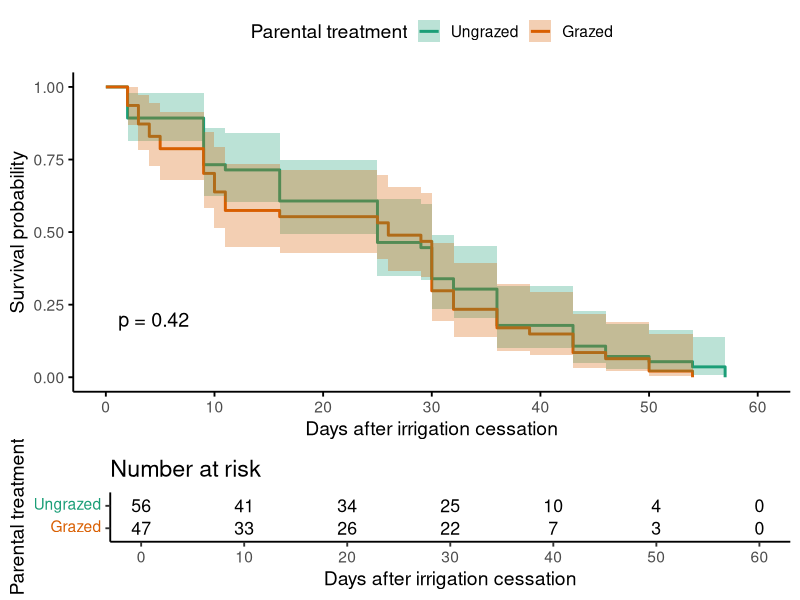
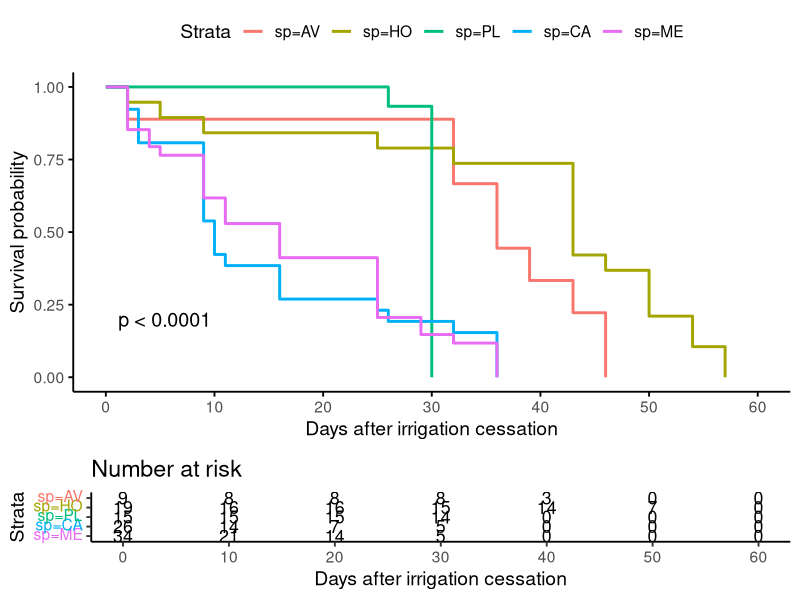
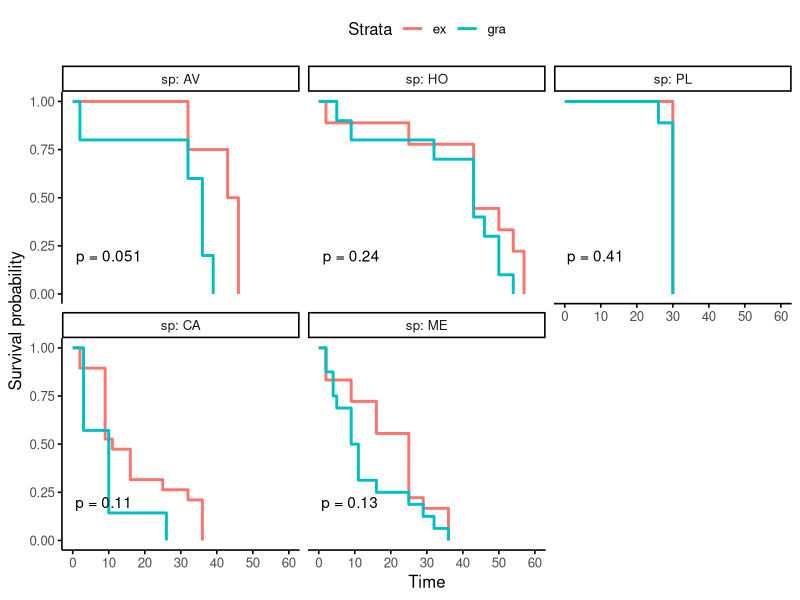
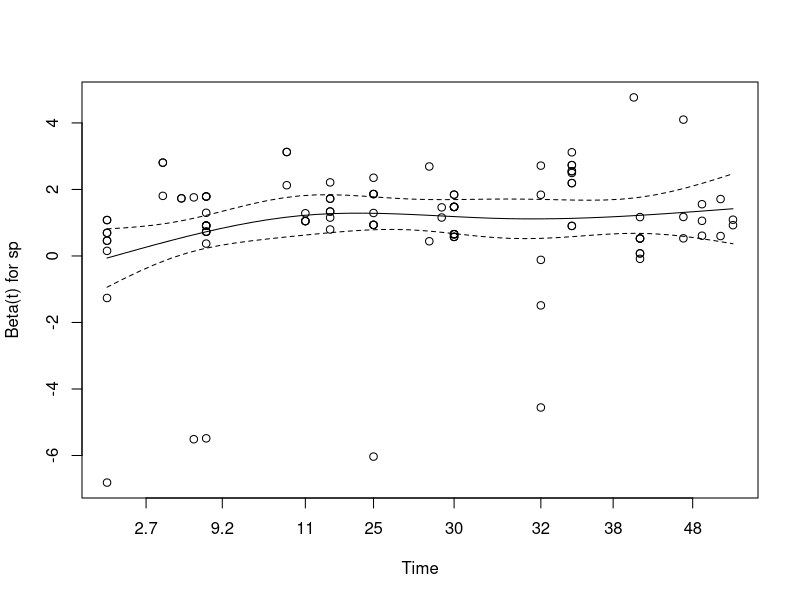
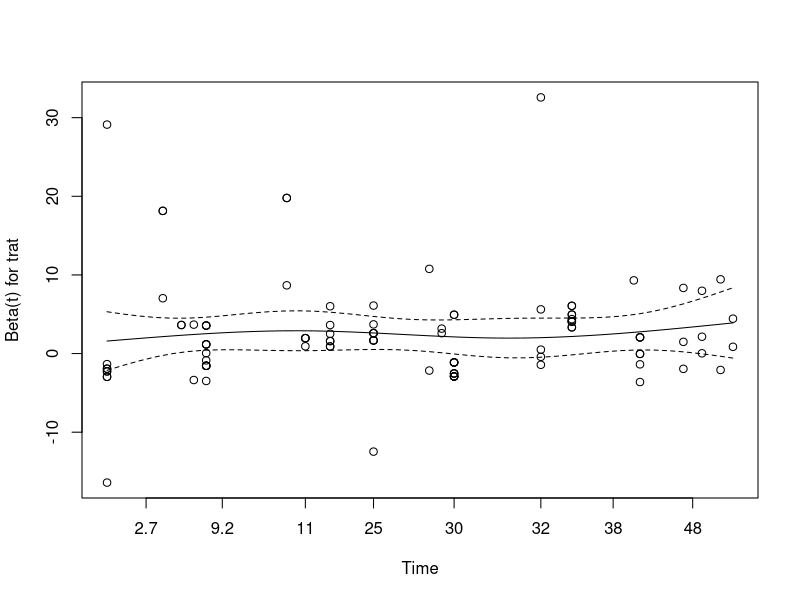
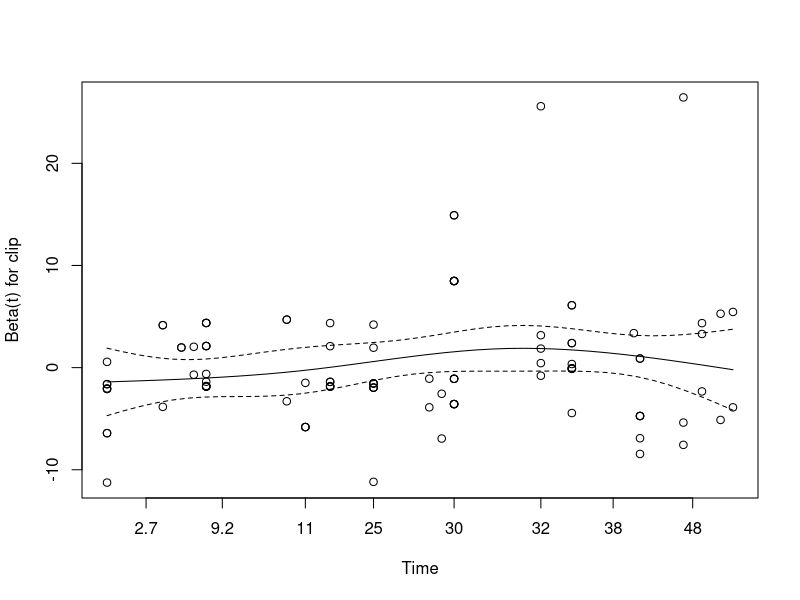
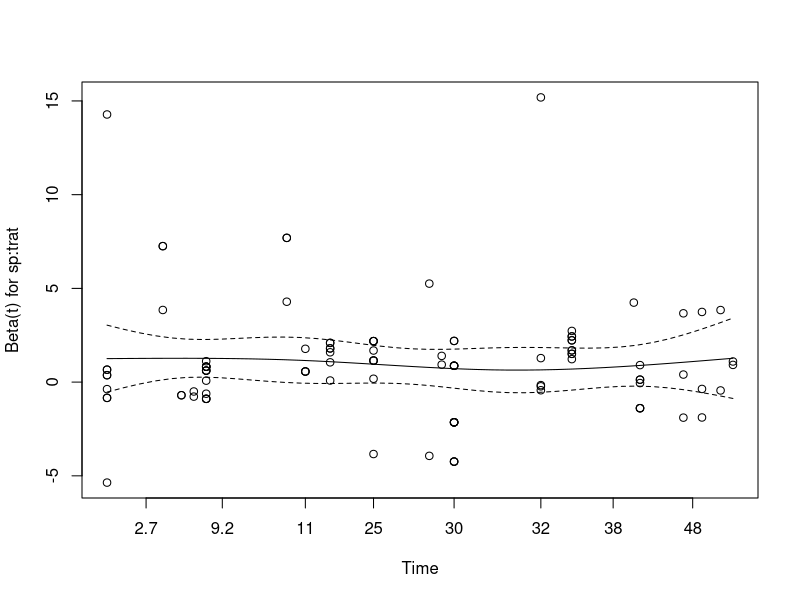
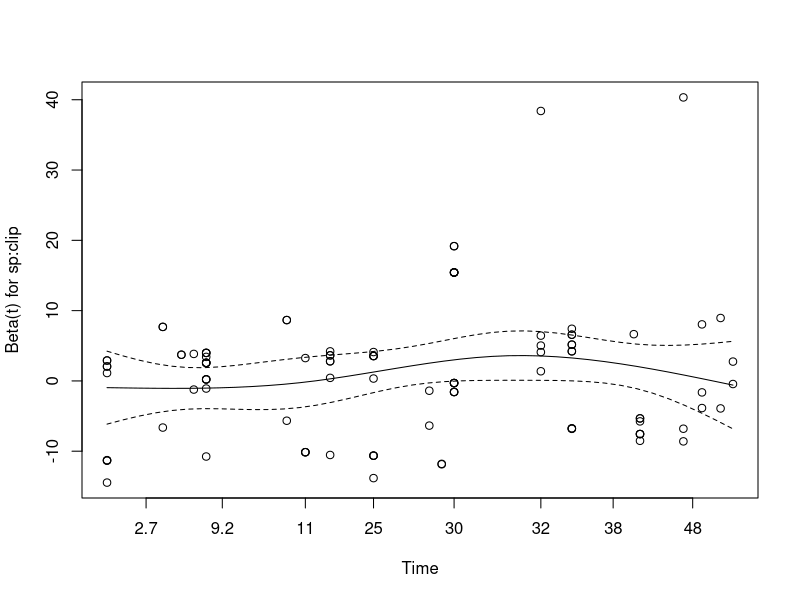

Recreate these plots in R, in order.
# Survival analyses

# Load data and packages ----

library(tidyverse)
library(survival)
library(survminer)
library(broom)
library(patchwork)
library(here)

data <- read.table(here("trait_data.csv"), header =T, sep = ",")


# PREPARE DATA ----

data_surv <- data %>%
  
  mutate(
    
    sp = factor(sp,
                levels = c("AV","HO","PL","CA","ME")),
    
    trat = factor(trat,
                  levels = c("ex","gra")),
    
    clip = factor(clip,
                  levels = c("no","yes")),
    
    # Phenological durations

    periodo_flor =
      dias_fin_flor - dias_flor,
    
    periodo_fruto =
      dias_fin_fruto - dias_fruto,
    
    # Survival during drought

    drought_survival =
      ifelse(dias_muerte > 135,
             dias_muerte - 135,
             NA),
    
    # Event indicator

    status =
      ifelse(!is.na(drought_survival), 1, NA)
    
  ) %>%
  
  filter(!is.na(drought_survival))

# KAPLAN-MEIER CURVES ----
# All species together

km_parental <- survfit(
  Surv(drought_survival, status) ~ trat,
  data = data_surv
)

p_parental <- ggsurvplot(
  km_parental,
  data = data_surv,
  risk.table = TRUE,
  pval = TRUE,
  conf.int = TRUE,
  palette = c("#1b9e77","#d95f02"),
  xlab = "Days after irrigation cessation",
  ylab = "Survival probability",
  legend.title = "Parental treatment",
  legend.labs = c("Ungrazed","Grazed"),
  ggtheme = theme_classic(base_size = 14)
)

p_parental

# By species

km_species <- survfit(
  Surv(drought_survival, status) ~ sp,
  data = data_surv
)

p_species <- ggsurvplot(
  km_species,
  data = data_surv,
  risk.table = TRUE,
  pval = TRUE,
  conf.int = FALSE,
  xlab = "Days after irrigation cessation",
  ylab = "Survival probability",
  ggtheme = theme_classic(base_size = 14)
)

p_species

# Species x parental

p_speciesXparental <- ggsurvplot_facet(
  survfit(
    Surv(drought_survival, status) ~ trat,
    data = data_surv
  ),
  data = data_surv,
  facet.by = "sp",
  pval = TRUE,
  conf.int = FALSE,
  ggtheme = theme_classic(base_size = 12)
)

p_speciesXparental

png("Fig_Kaplan_Meier_parental.png", width = 16, height = 10, units = "in", res = 600)
print(p_parental)
dev.off()


png("Fig_Kaplan_Meier_species.png", width = 16, height = 10, units = "in", res = 600)
print(p_species)
dev.off()

png("Fig_Kaplan_Meier_speciesXparental.png", width = 16, height = 10, units = "in", res = 600)
print(p_speciesXparental)
dev.off()

# LOG-RANK TESTS ----

# Species effect

log_rank_species <- survdiff(
  Surv(drought_survival, status) ~ sp,
  data = data_surv
)

log_rank_species

# Parental effect

log_rank_parental <- survdiff(
  Surv(drought_survival, status) ~ trat,
  data = data_surv
)

log_rank_parental

# Clipping effect

log_rank_clipping <- survdiff(
  Surv(drought_survival, status) ~ clip,
  data = data_surv
)

log_rank_clipping


# Cox proportional hadards model ----

cox_full <- coxph(
  
  Surv(drought_survival, status) ~
    
    sp * trat * clip,
  
  data = data_surv
  
)

summary(cox_full)

# ANOVA
anova(cox_full)

# Publication ready Hazard ratio table

cox_table <- tidy(
  cox_full,
  exponentiate = TRUE,
  conf.int = TRUE
)

cox_table

# Check proportional hazards assumption

ph_test <- cox.zph(cox_full)

ph_test

plot(ph_test)


# TRAIT-BASED SURVIVAL ANALYSIS ----

traits <- c(
  
  "flor",
  "fruto",
  "seedtotal",
  "seedfruto",
  "massseed",
  "hojas",
  "altura",
  "biomass",
  "dias_flor",
  "dias_fruto",
  "periodo_flor",
  "periodo_fruto",
  "SLA",
  "LDMC",
  "area.m",
  "Photosyn",
  "Conductance",
  "PhiPS2",
  "fenoles",
  "AvgDiam.mm.",
  "RTD",
  "SRL"             # HE QUITADO LOS RASGOS RADICULARES PQ AFECTABAN CON ORDENES DE MAGNITUD DIFERENTES Y EN REALIDAD LOS RASGOS RADICULARES ESTÁN AFECTADOS POR LA SEQUÍA AL HABERSE TOMADO DESPUÉS
  
)

# Univariate Cox models

trait_results <- map_dfr(
  
  traits,
  
  function(tr){
    
    form <- as.formula(
      
      paste0(
        "Surv(drought_survival, status) ~ `",
        tr,
        "`"
      )
      
    )
    
    d <- data_surv %>%
      filter(!is.na(.data[[tr]]))
    
    if(nrow(d) < 20){
      
      return(NULL)
      
    }
    
    mod <- coxph(
      form,
      data = d
    )
    
    tidy(
      mod,
      exponentiate = TRUE,
      conf.int = TRUE
    ) %>%
      
      mutate(
        trait = tr
      )
    
  }
  
)


# MULTIPLE-TESTING CORRECTION
trait_results <- trait_results %>%
  
  mutate(
    
    p_fdr =
      p.adjust(
        p.value,
        method = "fdr"
      )
    
  )

trait_results


# FOREST PLOT OF TRAIT EFFECTS

trait_results %>%
  
  mutate(
    trait = reorder(trait, estimate)
  ) %>%
  
  ggplot(
    aes(
      estimate,
      trait
    )
  ) +
  
  geom_vline(
    xintercept = 1,
    linetype = 2
  ) +
  
  geom_point(
    size = 3
  ) +
  
  geom_errorbar(
    aes(
      xmin = conf.low,
      xmax = conf.high
    ),
    height = 0
  ) +
  
  theme_classic(base_size = 14) +
  
  labs(
    x = "Hazard ratio",
    y = NULL
  )


# TRAIT MODELS CONTROLING FOR SPECIES ----

trait_results_species <- map_dfr(
  
  traits,
  
  function(tr){
    
    form <- as.formula(
      
      paste0(
        "Surv(drought_survival, status) ~ sp + `",
        tr,
        "`"
      )
      
    )
    
    d <- data_surv %>%
      filter(!is.na(.data[[tr]]))
    
    if(nrow(d) < 20){
      
      return(NULL)
      
    }
    
    mod <- coxph(
      form,
      data = d
    )
    
    tidy(
      mod,
      exponentiate = TRUE,
      conf.int = TRUE
    ) %>%
      
      filter(term == tr) %>%
      
      mutate(
        trait = tr
      )
    
  }
  
)

# MULTIPLE-TESTING CORRECTION
trait_results_species <- trait_results_species %>%
  
  mutate(
    
    p_fdr =
      p.adjust(
        p.value,
        method = "fdr"
      )
    
  )

trait_results_species


# FOREST PLOT OF TRAIT EFFECTS

trait_results_species %>%
  
  mutate(
    trait = reorder(trait, estimate)
  ) %>%
  
  ggplot(
    aes(
      estimate,
      trait
    )
  ) +
  
  geom_vline(
    xintercept = 1,
    linetype = 2
  ) +
  
  geom_point(
    size = 3
  ) +
  
  geom_errorbar(
    aes(
      xmin = conf.low,
      xmax = conf.high
    ),
    height = 0
  ) +
  
  theme_classic(base_size = 14) +
  
  labs(
    x = "Hazard ratio",
    y = NULL
  )
